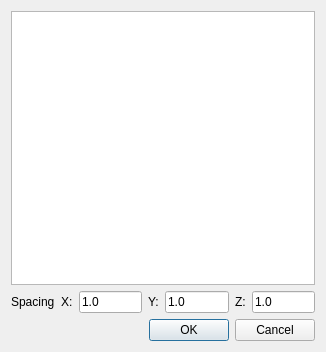
<?xml version="1.0" encoding="UTF-8"?>
<ui version="4.0">
 <class>dlgOpenHDF5</class>
 <widget class="QDialog" name="dlgOpenHDF5">
  <property name="geometry">
   <rect>
    <x>0</x>
    <y>0</y>
    <width>326</width>
    <height>352</height>
   </rect>
  </property>
  <property name="windowTitle">
   <string>Open HDF5</string>
  </property>
  <layout class="QVBoxLayout" name="verticalLayout">
   <item>
    <widget class="QTreeView" name="tree"/>
   </item>
   <item>
    <layout class="QHBoxLayout" name="horizontalLayout">
     <item>
      <widget class="QLabel" name="label">
       <property name="text">
        <string>Spacing</string>
       </property>
      </widget>
     </item>
     <item>
      <widget class="QLabel" name="label_2">
       <property name="text">
        <string>X:</string>
       </property>
      </widget>
     </item>
     <item>
      <widget class="QLineEdit" name="edSpacingX">
       <property name="text">
        <string>1.0</string>
       </property>
      </widget>
     </item>
     <item>
      <widget class="QLabel" name="label_3">
       <property name="text">
        <string>Y:</string>
       </property>
      </widget>
     </item>
     <item>
      <widget class="QLineEdit" name="edSpacingY">
       <property name="text">
        <string>1.0</string>
       </property>
      </widget>
     </item>
     <item>
      <widget class="QLabel" name="label_4">
       <property name="text">
        <string>Z:</string>
       </property>
      </widget>
     </item>
     <item>
      <widget class="QLineEdit" name="edSpacingZ">
       <property name="text">
        <string>1.0</string>
       </property>
      </widget>
     </item>
    </layout>
   </item>
   <item>
    <widget class="QDialogButtonBox" name="buttonBox">
     <property name="orientation">
      <enum>Qt::Horizontal</enum>
     </property>
     <property name="standardButtons">
      <set>QDialogButtonBox::Cancel|QDialogButtonBox::Ok</set>
     </property>
    </widget>
   </item>
  </layout>
 </widget>
 <resources/>
 <connections>
  <connection>
   <sender>buttonBox</sender>
   <signal>accepted()</signal>
   <receiver>dlgOpenHDF5</receiver>
   <slot>accept()</slot>
   <hints>
    <hint type="sourcelabel">
     <x>248</x>
     <y>254</y>
    </hint>
    <hint type="destinationlabel">
     <x>157</x>
     <y>274</y>
    </hint>
   </hints>
  </connection>
  <connection>
   <sender>buttonBox</sender>
   <signal>rejected()</signal>
   <receiver>dlgOpenHDF5</receiver>
   <slot>reject()</slot>
   <hints>
    <hint type="sourcelabel">
     <x>316</x>
     <y>260</y>
    </hint>
    <hint type="destinationlabel">
     <x>286</x>
     <y>274</y>
    </hint>
   </hints>
  </connection>
 </connections>
</ui>
